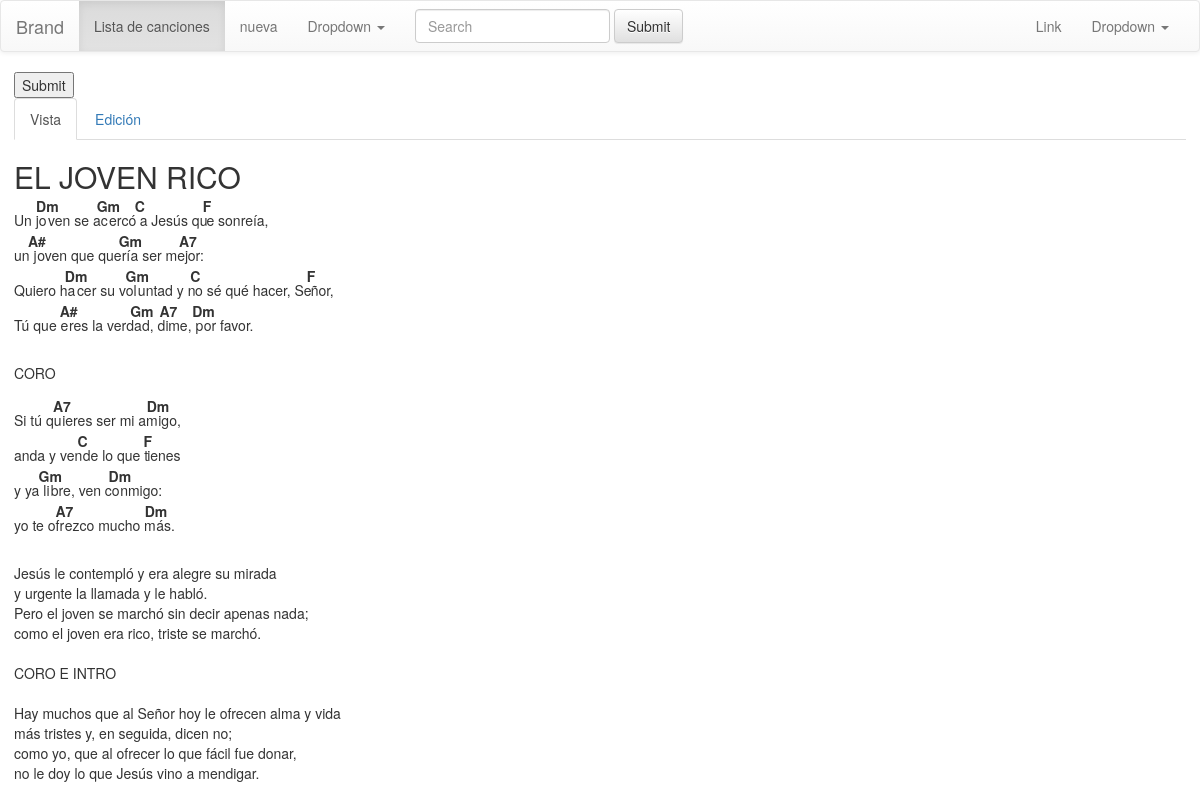
Screenshot of /song/1/ with the database file from the repository.
### songs/models.py (models this page shows)
class Song(models.Model):
    name = models.CharField('Nombre', max_length=200)
    lyrics = models.TextField('Contenido')
    lyrics_formated = models.TextField('Contenido HTML')

### songs/views.py (the view)
# urls.py: url(r'^song/(?P<pk>[-\w]+)/', SongUpdate.as_view(), name='song-form'),
class SongUpdate(UpdateView):
    model = Song
    form_class = SongForm
    template_name = 'song.html'
    success_url = '/songs/'

### songs/forms.py
class SongForm(ModelForm):
	class Meta:
		model = Song
		fields = ('name', 'lyrics','lyrics_formated')
		widgets = {
            'lyrics': Textarea(attrs={'cols': 120, 'rows': 20}),
            'lyrics_formated': HiddenInput(),
        }

### songs/templates/song.html (shortened to what this page needs)
{% extends "base.html" %}
{% load staticfiles %}
{% block content %}
<form action="{{ action }}" id='myform' method="post">{% csrf_token %}
<input type="submit" value="Submit" id='savebtn'/>
  <ul class="nav nav-tabs">
    <li role="presentation" class="active"><a href="#vista" class='vista_btn' data-toggle="tab">Vista</a></li>
    <li role="presentation"><a href="#edicion" data-toggle="tab">Edición</a></li>
  </ul>
  <div id="my-tab-content" class="tab-content">
    <div class="tab-pane active" id="vista">
        <h2>{{ object.name }}</h2>
  			<p class='lyrics_formated'>
        {{ form.lyrics_formated.value|safe }}
        </p>
    </div>
  </div>
</form>
{% endblock %}
{% block css %}
	<link rel='stylesheet' href='{% static "main.css" %}'/>
{% endblock %}

### songs/static/main.css (style rules this page uses)
.tone { position: relative; top: -1em; margin: -attr(height); line-height: 2.5em; }

### rows the page displays
Song: name "EL JOVEN RICO", lyrics_formated.value "Un jo Dm ven se ac Gm ercó C a Jesús qu F e sonreía, un j A# oven que querí Gm a ser mej A7 or: Quiero ha Dm cer su vol Gm untad y n C o sé qué hacer, Se F ñor, Tú que e A# res la verda Gm d, di A7 me, p Dm or favor. CORO Si tú qu A7 ieres ser mi am Dm igo, anda y ven C de lo que t F ienes y ya li Gm bre, ven co Dm nmigo: yo te ofr A7 ezco mucho m Dm ás. Jesús le contempló y era alegre su mirada y urgente la llamada y le habló. Pero el joven se marchó sin decir apenas nada; como el joven era rico, triste se marchó. CORO E INTRO Hay muchos que al Señor hoy le ofrecen alma y vida más tristes y, en seguida, dicen no; como yo, que al ofrecer lo que fácil fue donar, no le doy lo que Jesús vino a…"
